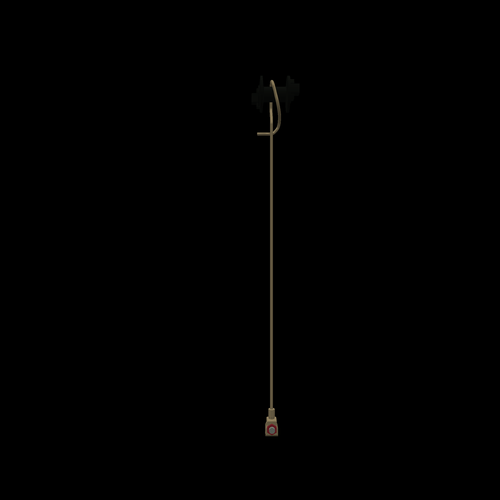
#> input picture 01_FeatureMatching/Baseline_hanger.png, 500 x 500 px, shrunk from 2048 x 2048 before the run; its folder holds 5 pictures in this run
$ python Feature_Matching_Homography_AKAZE.py
#> lines starting #> are read from the running program, lines starting #| are printed output that depends on the picture; after the words box and inside, x2 and y2 are one past the last pixel; in counts of white or black regions, pixels touching at a corner belong together
"""Feature matching and homography example using AKAZE.

This script is intended as a demonstration for a graduate-level
computer vision course. It loads baseline template images and a
captured scene image (from CoppeliaSim or disk), detects and matches
local features using AKAZE, filters matches with Lowe's ratio test,
estimates a homography with RANSAC, and visualizes/saves the results.

Files produced:
- <out_prefix>_matches.png : visualization of matched keypoints
- <out_prefix>_detected.png: scene image annotated with projected template corners

Typical usage: run the script from the directory that contains the
baseline images. This file is written to be readable and easily
modified for experimentation with different detectors, matchers, and
RANSAC thresholds.
"""

from coppeliasim_zmqremoteapi_client import RemoteAPIClient
import numpy as np
import cv2
import time
import os
import sys


# [17 lines of commented-out code are left out]


def load_image_safe(path):
    """Safely load an image from disk.

    Parameters
    - path: str or None
        Path to the image file. If None, returns None immediately.

    Returns
    - img: numpy.ndarray or None
        The loaded BGR image, or None if loading failed.

    Notes
    - Uses OpenCV's `imread`, which returns None on failure. This
      helper centralizes the check and prints a helpful message.
    """
#> called with path = '01_FeatureMatching/Baseline_hanger.png'
    if path is None:
        return None
    img = cv2.imread(path)
#> img is the input picture: shape (500, 500, 3); mean B, G, R 0.4, 0.5, 0.6
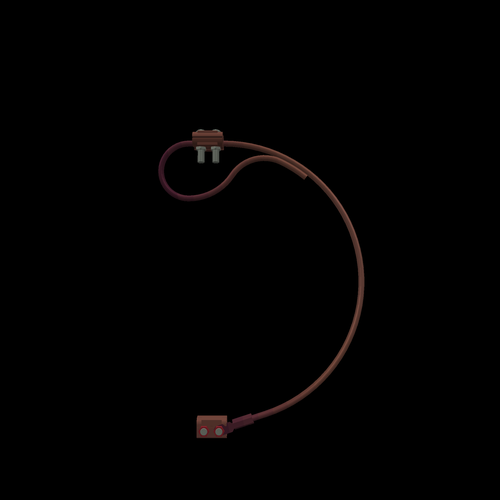
#> input picture 01_FeatureMatching/Baseline_connector.png, 500 x 500 px, shrunk from 2048 x 2048 before the run
#> in load_image_safe, img is the input picture: shape (500, 500, 3); mean B, G, R 1, 1.1, 1.7
#> call 3 of load_image_safe, with path = '01_FeatureMatching/vision_sensor_1.png'
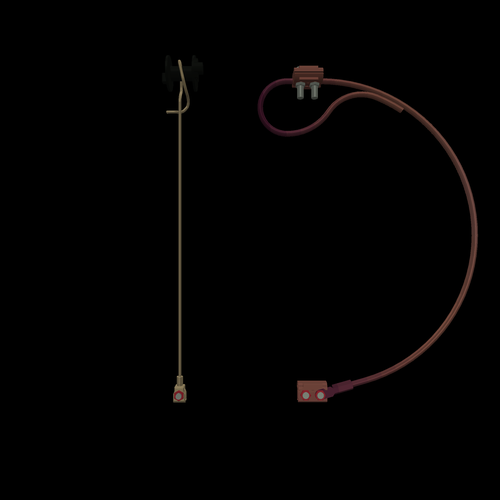
#> input picture 01_FeatureMatching/vision_sensor_1.png, 500 x 500 px, shrunk from 2048 x 2048 before the run
#> in load_image_safe, img is the input picture: shape (500, 500, 3); mean B, G, R 1.4, 1.6, 2.4
#| Images loaded: hanger=(500, 500, 3), connector=(500, 500, 3), scene=(500, 500, 3)
    if img is None:
        print(f"Failed to read image: {path}")
    return img


def detect_and_match_and_draw(
    img_template,
    img_scene,
    img_template_color,
    img_scene_color,
    detector=None,
    ratio=0.9,
    show=False,
    out_prefix='matching',
    template_color=None,
    scene_color=None,
    norm=cv2.NORM_HAMMING,
    ransac_thresh=5.0,
):
    """Detect features, match them, estimate homography, and draw results.

    Parameters
    - img_template: grayscale numpy.ndarray
        Template image used for feature detection/matching (grayscale).
    - img_scene: grayscale numpy.ndarray
        Scene image to search for the template (grayscale).
    - img_template_color: BGR numpy.ndarray
        Color version of the template image used for visualization.
    - img_scene_color: BGR numpy.ndarray
        Color version of the scene image used for visualization.
    - detector: cv2.Feature2D or None
        OpenCV feature detector/extractor (e.g., AKAZE). If None,
        an AKAZE instance is created.
    - ratio: float
        Lowe's ratio threshold for filtering matches from knnMatch.
    - show: bool
        If True, display results in GUI windows.
    - out_prefix: str
        Prefix used when saving output images.
    - norm: OpenCV norm type
        Distance metric used by BFMatcher (default is Hamming for binary descriptors).
    - ransac_thresh: float
        Reprojection threshold (in pixels) used by RANSAC when computing homography.

    Returns
    - img_matches: BGR numpy.ndarray or None
        Visualization of matched keypoints (saved to disk as well).
    - img_draw: BGR numpy.ndarray or None
        Scene image annotated with the projected template corners.
    """
#> called with ratio = 0.7, show = False, out_prefix = 'hanger_result', norm = 6, ransac_thresh = 4

    # Create a default AKAZE detector if none provided
    if detector is None:
        detector = cv2.AKAZE_create()

    # Detect keypoints and compute descriptors for both images
    kp1, des1 = detector.detectAndCompute(img_template, None)
#> kp1 = 20 keypoints; strongest (x, y, size): (271, 419, 5.7), (271, 420, 8.1), (272, 83, 4.8), (271, 431, 8.1)
    kp2, des2 = detector.detectAndCompute(img_scene, None)
#> kp2 = 48 keypoints; strongest (x, y, size): (179, 392, 11.4), (320, 396, 5.7), (179, 387, 8.1), (179, 397, 8.1)

    # If either descriptor set is empty, matching cannot proceed
    if des1 is None or des2 is None:
        print('No descriptors found for one of the images.')
        return None, None

    # Brute-force matcher with specified norm (Hamming for binary descriptors)
    bf = cv2.BFMatcher(norm)
    # Use k-NN matching with k=2 for applying Lowe's ratio test
    matches = bf.knnMatch(des1, des2, k=2)
#> matches = 20 matches

    # Apply Lowe's ratio test to retain good matches
    good = []
    for pair in matches:
        if len(pair) != 2:
            continue
        m, n = pair
        if m.distance < ratio * n.distance:
            good.append(m)
#> this loop made 20 passes
#> after the loop, good = 15 matches

    print(f"Total good matches: {len(good)}")
#| Total good matches: 15

    # Prepare color copies for drawing (do not modify originals)
    img_template_bgr = img_template_color.copy()
    img_scene_bgr = img_scene_color.copy()

    # Visual copy of scene that we will annotate with the projected template
    img_draw = img_scene_bgr.copy()
    matchesMask = None

    # Need at least 4 matches to compute a homography
    if len(good) >= 4:
        # Build source and destination point arrays for homography estimation
        src_pts = np.float32([kp1[m.queryIdx].pt for m in good]).reshape(-1, 1, 2)
#> src_pts = 15 rows, first 8: [271.9, 82.63], [274.8, 124.4], [259.3, 133.2], [275.3, 136.2], [271, 409.4], [265.7, 413.4], [276.3, 413.7], [273.6, 419.5]
        dst_pts = np.float32([kp2[m.trainIdx].pt for m in good]).reshape(-1, 1, 2)
#> dst_pts = 15 rows, first 8: [179.3, 62.14], [183.6, 103.3], [168.7, 111.3], [183.9, 115], [179.3, 377], [174.1, 381.5], [184.5, 380.7], [181.4, 386.8]

        # Estimate homography using RANSAC to be robust to outliers
        H, mask = cv2.findHomography(src_pts, dst_pts, cv2.RANSAC, ransac_thresh)
#> H = [[0.716, 0.0105, -45.1], [-0.103, 0.829, 10.59], [-0.000637, 6.59e-05, 1]]; mask = [1, 1, 1, 1, 1, 1, 1, 1, 0, 1, 1, 1, 1, 1, 1]
        if H is not None:
            # Project the template corners into the scene and draw them
            h, w = img_template.shape[:2]
#> h = 500; w = 500
            corners = np.float32([[0, 0], [w, 0], [w, h], [0, h]]).reshape(-1, 1, 2)
#> corners = [[0, 0], [500, 0], [500, 500], [0, 500]]
            projected = cv2.perspectiveTransform(corners, H)
#> projected = [[-45.1, 10.59], [458.8, -59.84], [445, 522.9], [-38.56, 411.5]]
            cv2.polylines(img_draw, [np.int32(projected)], True, (0, 255, 0), 3)
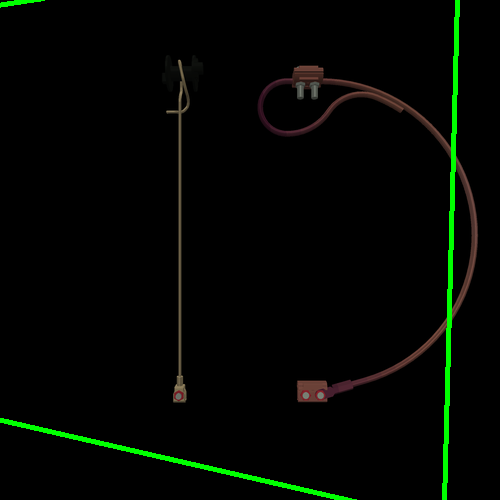
#> img_draw: shape (500, 500, 3); 1.78% of pixels changed, all inside (x1, y1, x2, y2) = (0, 0, 460, 500)
            matchesMask = mask.ravel().tolist() if mask is not None else None
#> matchesMask = [1, 1, 1, 1, 1, 1, 1, 1, 0, 1, 1, 1, 1, 1, 1]
            # mask contains 1 for inliers, sum(mask) gives number of inliers
            print(f"Homography found with {int(np.sum(mask))} inliers")
#| Homography found with 14 inliers
        else:
            print('Homography could not be computed')
    else:
        print('Not enough matches for homography')

    # Create a composite visualization of matches. Flags=2 draws only keypoints and lines.
    img_matches = cv2.drawMatches(
        img_template_bgr, kp1, img_scene_bgr, kp2, good, None, matchesMask=matchesMask, flags=2
    )
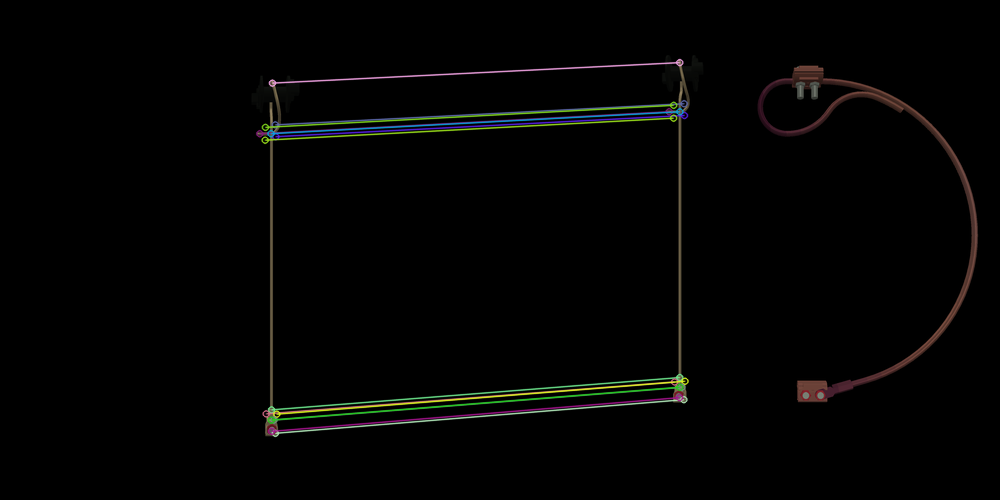
#> img_matches: shape (500, 1000, 3); mean B, G, R 2.8, 3.4, 3.4

    # Save outputs to disk. OpenCV expects BGR ordering for imwrite.
    out_matches = f"{out_prefix}_matches.png"
    out_detect = f"{out_prefix}_detected.png"
    cv2.imwrite(out_matches, img_matches)
    cv2.imwrite(out_detect, img_draw)
    print(f"Saved {out_matches} and {out_detect}")

    # Optionally show results in GUI windows (blocks until key press)
    if show:
        cv2.imshow('matches', img_matches)
        cv2.imshow('detection', img_draw)
        cv2.waitKey(0)
        cv2.destroyAllWindows()

    return img_matches, img_draw


def main():
    """Main function to load images and run matching for two templates.

    The script expects three files in the same directory as this script:
    - Baseline_hanger.png
    - Baseline_connector.png
    - vision_sensor_1.png (captured scene)

    The code below loads the images, converts to grayscale for
    descriptor extraction, creates an AKAZE detector instance, and
    runs the `detect_and_match_and_draw` routine for both templates.
    """

    base_dir = os.path.dirname(__file__)

    # Baseline images (expected to be located next to this script)
    path_hanger = os.path.join(base_dir, 'Baseline_hanger.png')
    path_connector = os.path.join(base_dir, 'Baseline_connector.png')
    path_capture = os.path.join(base_dir, 'vision_sensor_1.png')

    # Load images safely (prints an error and returns None if missing)
    img_hanger = load_image_safe(path_hanger)
    img_connector = load_image_safe(path_connector)
    img_scene = load_image_safe(path_capture)

    # If you prefer to capture from CoppeliaSim at runtime, uncomment
    # the capture code below. It uses the commented helper at the top
    # of this file (capture_image_from_sim) to request a snapshot from
    # the simulator.
    # img_scene = capture_image_from_sim(save_path=path_capture)
    # if img_scene is None:
    #     img_scene = load_image_safe(path_capture)

    # Basic sanity check; exit if required images are missing
    if img_hanger is None or img_connector is None or img_scene is None:
        print('One or more required images are missing. Exiting.')
        sys.exit(1)

    print(f"Images loaded: hanger={img_hanger.shape}, connector={img_connector.shape}, scene={img_scene.shape}")

    # Convert to grayscale for feature detection / descriptor extraction
    img_hanger_gray = cv2.cvtColor(img_hanger, cv2.COLOR_BGR2GRAY)
    img_connector_gray = cv2.cvtColor(img_connector, cv2.COLOR_BGR2GRAY)
    img_scene_gray = cv2.cvtColor(img_scene, cv2.COLOR_BGR2GRAY)

    # Create a shared detector instance (AKAZE) and reuse for both templates
    detector = cv2.AKAZE_create()

    # Run matching for hanger template: grayscale for detection, color for visualization
    detect_and_match_and_draw(
        img_hanger_gray,
        img_scene_gray,
        img_hanger,
        img_scene,
        detector=detector,
        ratio=0.7,
        show=False,
        out_prefix='hanger_result',
        norm=cv2.NORM_HAMMING,
        ransac_thresh=4.0,
    )

    # Run matching for connector template with the same parameters
    detect_and_match_and_draw(
        img_connector_gray,
        img_scene_gray,
        img_connector,
        img_scene,
        detector=detector,
        ratio=0.7,
        show=False,
        out_prefix='connector_result',
        norm=cv2.NORM_HAMMING,
        ransac_thresh=4.0,
    )
#> call 2 of detect_and_match_and_draw, with ratio = 0.7, show = False, out_prefix = 'connector_result', norm = 6, ransac_thresh = 4
#> in detect_and_match_and_draw (call 2), `kp1, des1 = detector.detectAndCompute(img_template, None)`: kp1 = 30 keypoints; strongest (x, y, size): (200, 158, 5.7), (215, 158, 5.7), (202, 432, 8.1), (219, 432, 5.7)
#> in detect_and_match_and_draw (call 2), `matches = bf.knnMatch(des1, des2, k=2)`: matches = 30 matches
#> the loop in detect_and_match_and_draw (call 2), `for pair in matches:` made 30 passes
#> after the loop in detect_and_match_and_draw (call 2), `for pair in matches:`: good = 19 matches
#| Total good matches: 19
#> in detect_and_match_and_draw (call 2), `src_pts = np.float32([kp1[m.queryIdx].pt for m in good]).reshape(-1, 1..`: src_pts = 19 rows, first 8: [217.5, 132.3], [196.4, 133.1], [227.1, 135.6], [200.3, 149.2], [215.3, 149.4], [208, 154.2], [200.4, 158.3], [215.2, 158.3]
#> in detect_and_match_and_draw (call 2), `dst_pts = np.float32([kp2[m.trainIdx].pt for m in good]).reshape(-1, 1..`: dst_pts = 19 rows, first 8: [318.7, 69.32], [297.8, 68.77], [327.3, 73.29], [299.9, 86.5], [314, 86.58], [307.1, 91.34], [300, 94.15], [314.2, 94.17]
#> in detect_and_match_and_draw (call 2), `H, mask = cv2.findHomography(src_pts, dst_pts, cv2.RANSAC, ransac_thre..`: H = [[1.13, -0.133, 99.55], [0.0107, 0.977, -60.38], [0.000389, -0.000412, 1]]; mask = 19 values, max 1 at index 0, min 0 at index 10, mean 0.842
#> in detect_and_match_and_draw (call 2), `projected = cv2.perspectiveTransform(corners, H)`: projected = [[99.55, -60.38], [554.5, -46.08], [602.8, 438.4], [41.76, 539]]
#> in detect_and_match_and_draw (call 2), `cv2.polylines(img_draw, [np.int32(projected)], True, (0, 255, 0), 3)`:
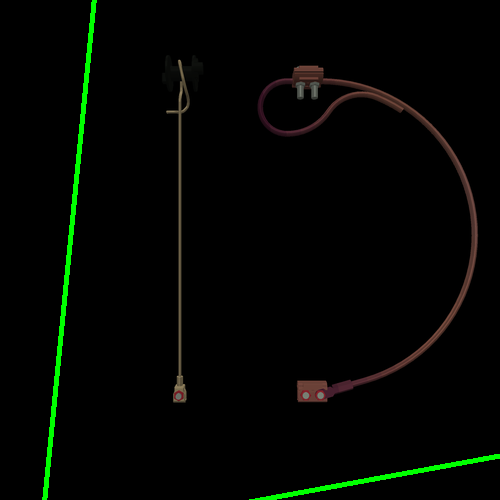
#> img_draw: shape (500, 500, 3); 1.49% of pixels changed, all inside (x1, y1, x2, y2) = (42, 0, 500, 500)
#> in detect_and_match_and_draw (call 2), `matchesMask = mask.ravel().tolist() if mask is not None else None`: matchesMask = [1, 1, 1, 1, 1, 1, 1, 1, 1, 1, 0, 1, 1, 1, 1, 1, 0, 0, 1]
#| Homography found with 16 inliers
#> in detect_and_match_and_draw (call 2), `img_matches = cv2.drawMatches( img_template_bgr, kp1, img_scene_bgr, k..`:
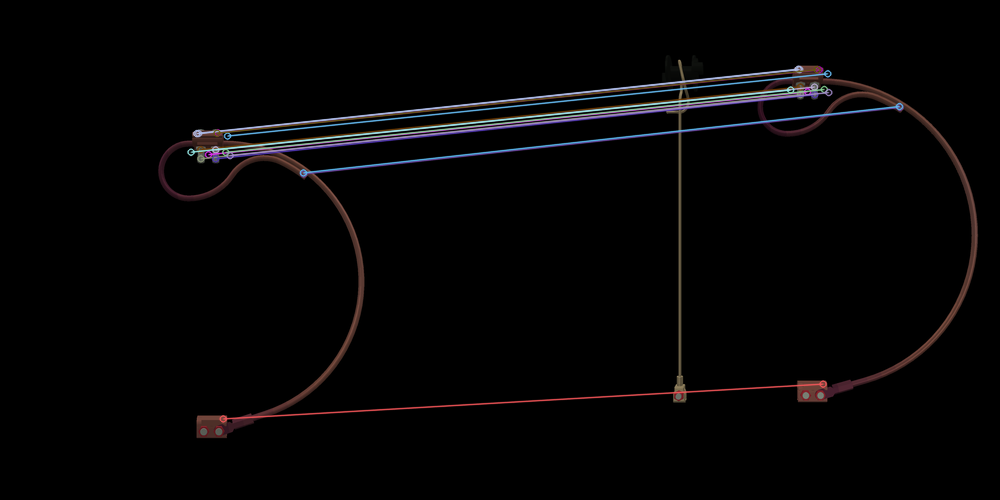
#> img_matches: shape (500, 1000, 3); mean B, G, R 4.6, 4.2, 4.9


if __name__ == '__main__':
    main()
